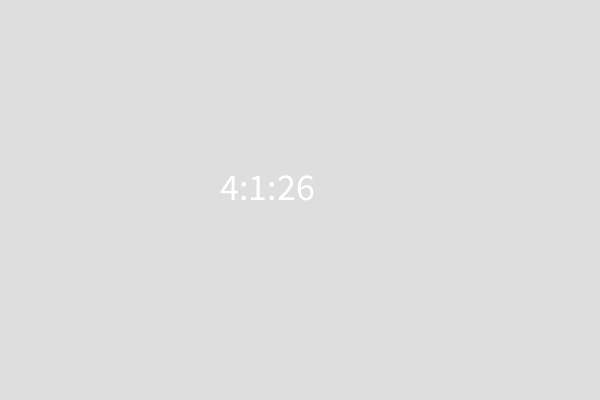
Frame 1 (no input)
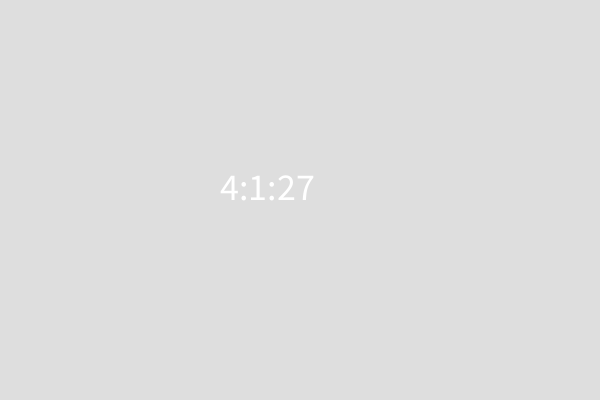
Frame 60 (the mouse pressed at the canvas centre just before this capture)
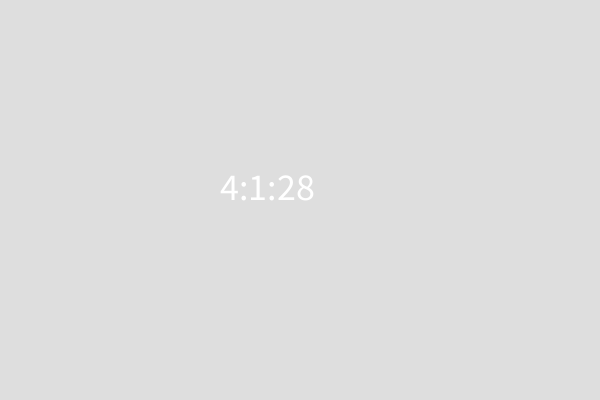
Frame 120 (the mouse held since frame 60 and released just before this capture)

The Processing sketch that drew these frames (run headless with seeded random() and noise(); from frame 60 on, the mouse is pressed at the canvas centre):

// Processing sketch: sesion2_ejercicio4
// ── sesion2_ejercicio4.pde
/*
Session 2 exercise 4
Simple
*/
//Create a String variable to store the hour, minute and second values
String time;
void setup(){
  size(600,400);
  //Define the text size
  textSize(38);
}
void draw(){
  background(222);
  //Link time values using +
  //Also use str to convert the variables into a string 
  time=str(hour())+':'+str(minute())+':'+str(second());
  //Create the text on the screen
  text(time,220,200);
}
